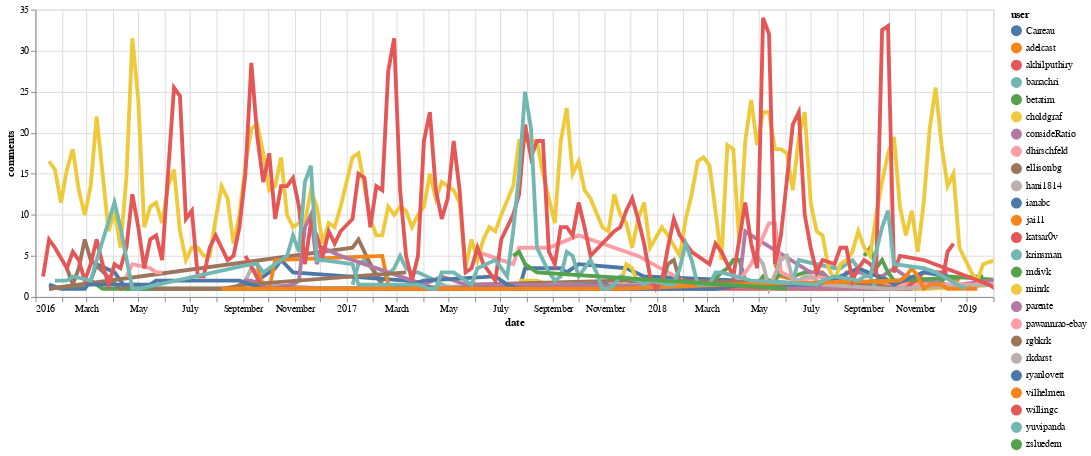

Notebook code cell kept with this figure:
### Code cell
selectable_line_plot(user_data.reset_index(), 'date', 'comments', 'user')

### Figure 1 — Vega-Lite specification as saved in the notebook (floating-point values rounded to 4 significant figures; data arrays with more than 128 entries replaced by an {"elided": "..."} marker saying what was removed)
{"$schema": "https://vega.github.io/schema/vega-lite/v2.6.0.json", "config": {"view": {"height": 300, "width": 400}}, "datasets": {"data-a7b18b28b0d6357faf7cfdcda8d519aa": {"elided": "663 records"}}, "layer": [{"data": {"name": "data-a7b18b28b0d6357faf7cfdcda8d519aa"}, "encoding": {"color": {"field": "user", "type": "nominal"}, "opacity": {"value": 0}, "tooltip": {"field": "user", "type": "nominal"}, "x": {"field": "date", "scale": {"domain": ["2016-01-01", "2019-02-01"]}, "type": "temporal"}, "y": {"field": "comments", "type": "quantitative"}}, "mark": {"clip": true, "type": "circle"}, "selection": {"selector017": {"empty": "all", "fields": ["user"], "nearest": true, "on": "mouseover", "resolve": "global", "type": "single"}}, "width": 1000}, {"data": {"name": "data-a7b18b28b0d6357faf7cfdcda8d519aa"}, "encoding": {"color": {"condition": {"field": "user", "selection": "selector017", "type": "nominal"}, "value": "lightgray"}, "size": {"condition": {"selection": {"not": "selector017"}, "value": 1}, "value": 4}, "tooltip": {"field": "user", "type": "nominal"}, "x": {"field": "date", "scale": {"domain": ["2016-01-01", "2019-02-01"]}, "type": "temporal"}, "y": {"field": "comments", "type": "quantitative"}}, "mark": {"clip": true, "type": "line"}, "width": 1000}]}
